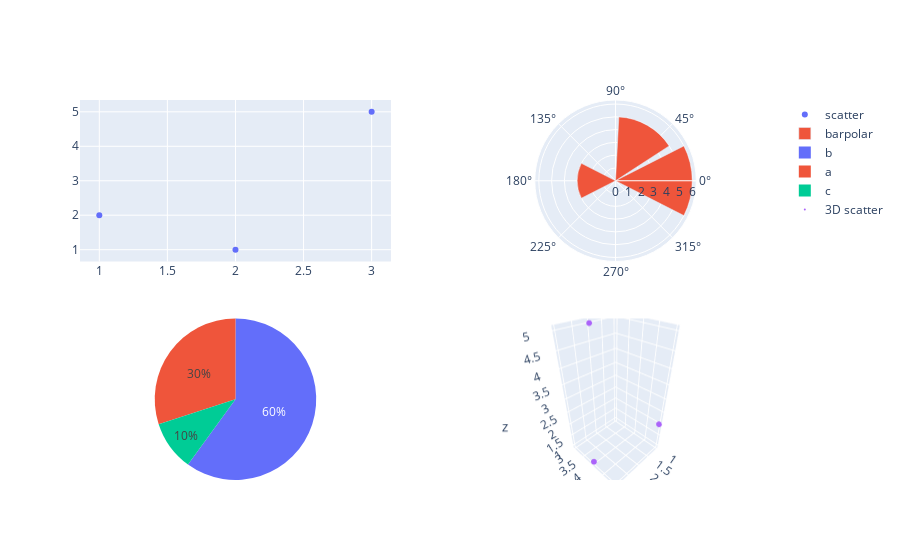

Notebook source saved alongside this figure:
### Code cell
barpolar_trace = go.Barpolar(theta=[0, 60, 180], r=[6, 5, 3], name="barpolar")
pie_trace = go.Pie(values=[30, 60, 10], labels=["a", "b", "c"], name="pie")
scatter3d_trace = go.Scatter3d(
    x=[1, 2, 3],
    y=[5, 3, 4],
    z=[2, 5, 1],
    mode="markers",
    marker={"size": 2},
    name="3D scatter",
)
multiple_types_fig = make_subplots(
    rows=2,
    cols=2,
    specs=[
        [{"type": "xy"}, {"type": "polar"}],
        [{"type": "domain"}, {"type": "scene"}],
    ],
)
multiple_types_fig.add_trace(scatter_trace, row=1, col=1)
multiple_types_fig.add_trace(barpolar_trace, row=1, col=2)
multiple_types_fig.add_trace(pie_trace, row=2, col=1)
multiple_types_fig.add_trace(scatter3d_trace, row=2, col=2)
multiple_types_fig.show()

### Figure 1 — Plotly figure (JSON) as saved in the notebook; plotly's stock layout.template omitted (floating-point values rounded to 4 significant figures)
{"data": [{"mode": "markers", "name": "scatter", "type": "scatter", "x": [1, 2, 3], "xaxis": "x", "y": [2, 1, 5], "yaxis": "y"}, {"name": "barpolar", "r": [6, 5, 3], "subplot": "polar", "theta": [0, 60, 180], "type": "barpolar"}, {"domain": {"x": [0, 0.45], "y": [0, 0.425]}, "labels": ["a", "b", "c"], "name": "pie", "type": "pie", "values": [30, 60, 10]}, {"marker": {"size": 2}, "mode": "markers", "name": "3D scatter", "scene": "scene", "type": "scatter3d", "x": [1, 2, 3], "y": [5, 3, 4], "z": [2, 5, 1]}], "layout": {"polar": {"domain": {"x": [0.55, 1], "y": [0.575, 1]}}, "scene": {"domain": {"x": [0.55, 1], "y": [0, 0.425]}}, "xaxis": {"anchor": "y", "domain": [0, 0.45]}, "yaxis": {"anchor": "x", "domain": [0.575, 1]}}}
